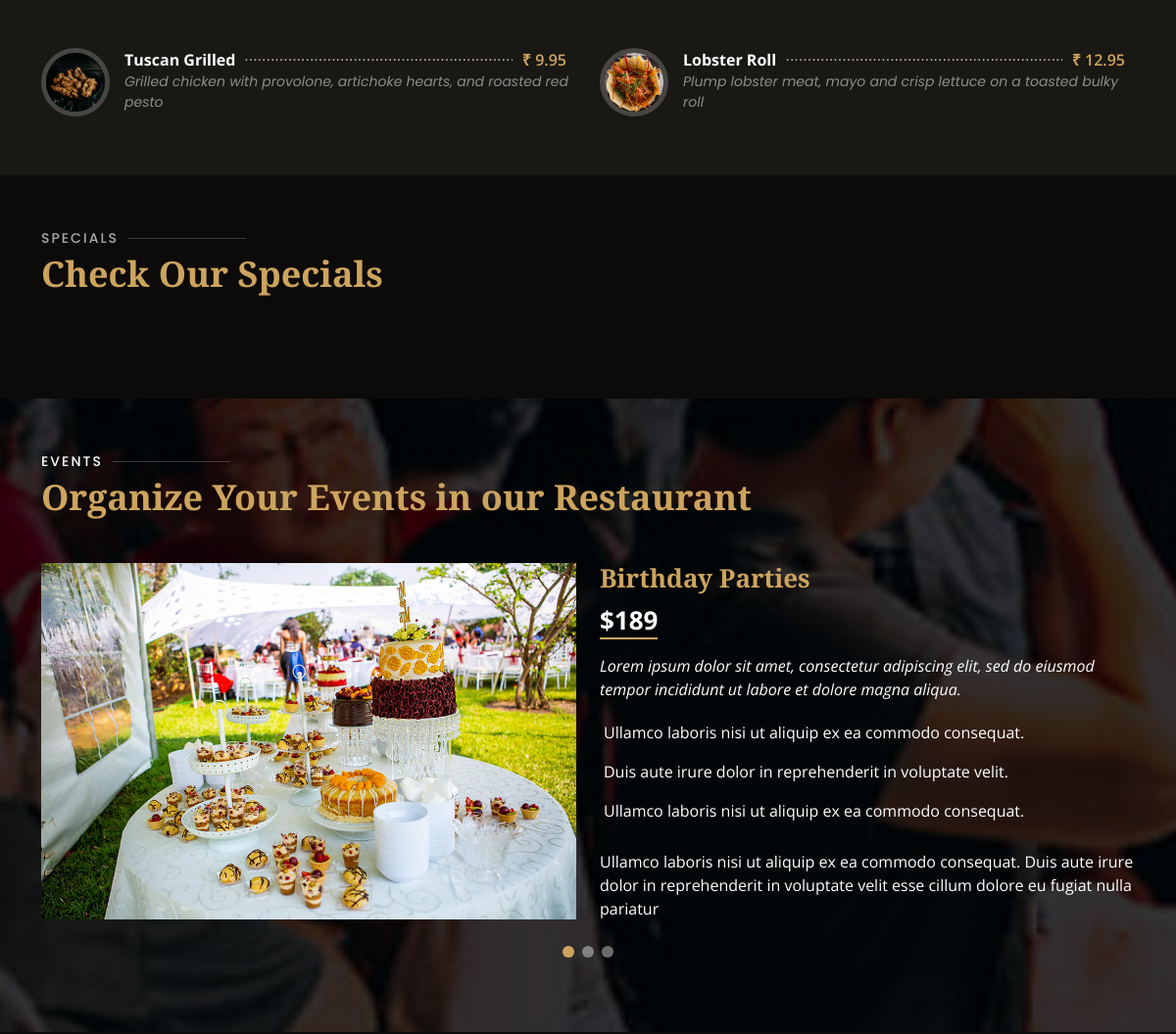
Before: / (middle part) with the older database file.
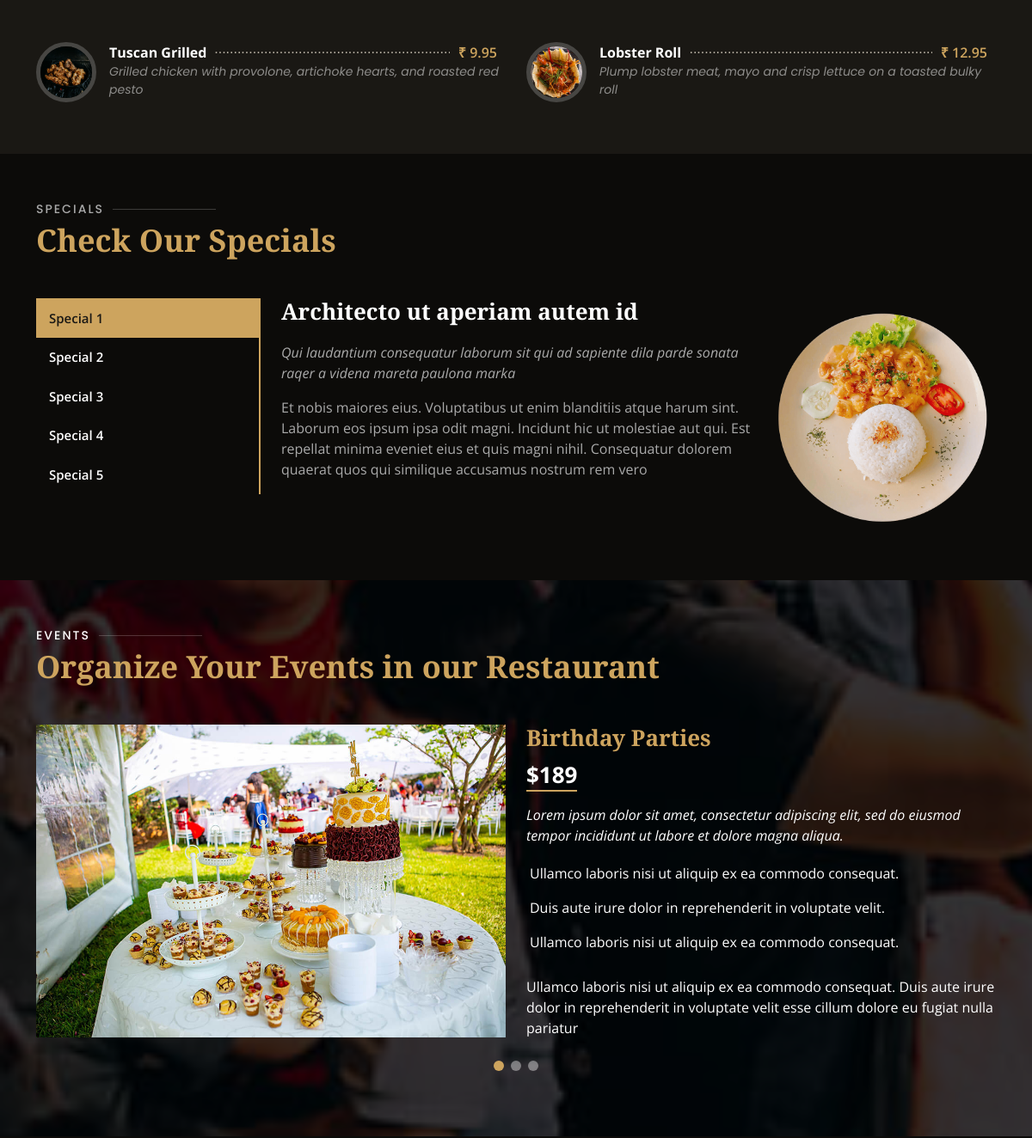
After: the same page with the newer database file.
### resoapp/models.py (models this page shows, shortened)
class Menu(models.Model):
    name=models.CharField(max_length=30)
    contents=models.CharField(max_length=100)
    price=models.FloatField()
    img=models.ImageField()
    order_state_list = [
        ('not_selected', 'Not Selected'),
        ('starters', 'Starters'),
        ('salads', 'Salads'),
        ('specialty', 'Specialty'),
        ]
    category=models.CharField(max_length=20,choices=order_state_list, default="not_selected")

class Special(models.Model):
    name=models.CharField(max_length=30)
    full_name=models.CharField(max_length=100)
    short_content=models.CharField(max_length=300)
    details=models.CharField(max_length=700)
    img=models.ImageField()

### resoapp/views.py (the view)
# urls.py: path('',views.index, name="index" ),
def index(request):
    menu=Menu.objects.all()
    specials=Special.objects.all()
    return render(request, "index.html",{"menu":menu,"specials":specials})

### templates/index.html (shortened to what this page needs)
{% load static %}
<!DOCTYPE html>
<html lang="en">
<head>
  <link href="{% static 'assets/vendor/animate.css/animate.min.css' %}" rel="stylesheet">
  <link href="{% static 'assets/vendor/aos/aos.css' %}" rel="stylesheet">
  <link href="{% static 'assets/vendor/bootstrap/css/bootstrap.min.css' %}" rel="stylesheet">
  <link href="{% static 'assets/vendor/bootstrap-icons/bootstrap-icons.css' %}" rel="stylesheet">
  <link href="{% static 'assets/vendor/boxicons/css/boxicons.min.css' %}" rel="stylesheet">
  <link href="{% static 'assets/vendor/glightbox/css/glightbox.min.css' %}" rel="stylesheet">
  <link href="{% static 'assets/vendor/swiper/swiper-bundle.min.css' %}" rel="stylesheet">
  <link href="{% static 'assets/css/style.css' %}" rel="stylesheet">
</head>
<body>
  <main id="main">
    <section id="menu" class="menu section-bg">
      <div class="container" data-aos="fade-up">
        <div class="row menu-container" data-aos="fade-up" data-aos-delay="200">
          {% for item in menu %}
          <div class="col-lg-6 menu-item filter-{{item.category}}">
            <img src="{{item.img.url}}" class="menu-img" alt="">
            <div class="menu-content">
              <a href="">{{item.name}}</a><span>₹ {{item.price}}</span>
            </div>
            <div class="menu-ingredients">
              {{item.contents}}
            </div>
          </div>
          {% endfor %}
        </div>
      </div>
    </section>
    <section id="specials" class="specials">
      <div class="container" data-aos="fade-up">
        <div class="section-title">
          <h2>Specials</h2>
          <p>Check Our Specials</p>
        </div>
        <div class="row" data-aos="fade-up" data-aos-delay="100">
          <div class="col-lg-3">
            <ul class="nav nav-tabs flex-column">
              {% for special in specials %}
              {% if forloop.first %}
              <li class="nav-item">
                <a class="nav-link active show" data-bs-toggle="tab" href="#tab-1">{{special.name}}</a>
              </li>
              {% else %}
              <li class="nav-item">
                <a class="nav-link" data-bs-toggle="tab" href="#tab-{{forloop.counter}}">{{special.name}}</a>
              </li>
              {% endif %}
              {% endfor %}
            </ul>
          </div>
          <div class="col-lg-9 mt-4 mt-lg-0">
            <div class="tab-content">
              {% for special in specials %}
              {% if forloop.first %}
              <div class="tab-pane active show" id="tab-1">
                <div class="row">
                  <div class="col-lg-8 details order-2 order-lg-1">
                    <h3>{{special.full_name}}</h3>
                    <p class="fst-italic">{{special.short_content}}</p>
                    <p>{{special.details}}</p>
                  </div>
                  <div class="col-lg-4 text-center order-1 order-lg-2">
                    <img src="{{special.img.url}}" alt="" class="img-fluid">
                  </div>
                </div>
              </div>
              {% endif %}
              {% endfor %}
            </div>
          </div>
        </div>
      </div>
    </section>
    <section id="events" class="events">
      <div class="container" data-aos="fade-up">
        <div class="section-title">
          <h2>Events</h2>
          <p>Organize Your Events in our Restaurant</p>
        </div>
        <div class="events-slider swiper-container" data-aos="fade-up" data-aos-delay="100">
          <div class="swiper-wrapper">
            <div class="swiper-slide">
              <div class="row event-item">
                <div class="col-lg-6">
                  <img src="{% static 'assets/img/event-birthday.jpg' %}" class="img-fluid" alt="">
                </div>
                <div class="col-lg-6 pt-4 pt-lg-0 content">
                  <h3>Birthday Parties</h3>
                  <div class="price">
                    <p><span>$189</span></p>
                  </div>
                  <p class="fst-italic">
                    Lorem ipsum dolor sit amet, consectetur adipiscing elit, sed do eiusmod tempor incididunt ut labore et dolore
                    magna aliqua.
                  </p>
                  <ul>
                    <li><i class="bi bi-check-circled"></i> Ullamco laboris nisi ut aliquip ex ea commodo consequat.</li>
                    <li><i class="bi bi-check-circled"></i> Duis aute irure dolor in reprehenderit in voluptate velit.</li>
                    <li><i class="bi bi-check-circled"></i> Ullamco laboris nisi ut aliquip ex ea commodo consequat.</li>
                  </ul>
                  <p>
                    Ullamco laboris nisi ut aliquip ex ea commodo consequat. Duis aute irure dolor in reprehenderit in voluptate
                    velit esse cillum dolore eu fugiat nulla pariatur
                  </p>
                </div>
              </div>
            </div>
            <div class="swiper-slide">
              <div class="row event-item">
                <div class="col-lg-6">
                </div>
              </div>
            </div>
            <div class="swiper-slide">
              <div class="row event-item">
                <div class="col-lg-6 pt-4 pt-lg-0 content">
                </div>
              </div>
            </div>
          </div>
          <div class="swiper-pagination"></div>
        </div>
      </div>
    </section>
  </main>
</body>
</html>

### static/assets/css/style.css (style rules this page uses)
body { font-family: "Open Sans", sans-serif; background: #0c0b09; color: #fff; }
a { color: #cda45e; text-decoration: none; }
h1, h2, h3, h4, h5, h6 { font-family: "Playfair Display", serif; }
section { padding: 60px 0; overflow: hidden; }
.section-bg { background-color: #1a1814; }
.section-title { padding-bottom: 40px; }
.section-title h2 { font-size: 14px; font-weight: 500; padding: 0; line-height: 1px; margin: 0 0 5px 0; letter-spacing: 2px; text-transform: uppercase; color: #aaaaaa; font-family: "Poppins", sans-serif; }
.section-title h2::after { content: ""; width: 120px; height: 1px; display: inline-block; background: rgba(255, 255, 255, 0.2); margin: 4px 10px; }
.section-title p { margin: 0; margin: 0; font-size: 36px; font-weight: 700; font-family: "Playfair Display", serif; color: #cda45e; }
.menu .menu-item { margin-top: 50px; }
.menu .menu-img { width: 70px; border-radius: 50%; float: left; border: 5px solid rgba(255, 255, 255, 0.2); }
.menu .menu-content { margin-left: 85px; overflow: hidden; display: flex; justify-content: space-between; position: relative; }
.menu .menu-content::after { content: "......................................................................" "...................................................................." "...................................................................."; position: absolute; left: 20px; right: 0; top: -4px; z-index: 1; color: #bab3a6; font-family: Arial, "Helvetica Neue", Helvetica, sans-serif; }
.menu .menu-content a { padding-right: 10px; background: #1a1814; position: relative; z-index: 3; font-weight: 700; color: white; transition: 0.3s; }
.menu .menu-content span { background: #1a1814; position: relative; z-index: 3; padding: 0 10px; font-weight: 600; color: #cda45e; }
.menu .menu-ingredients { margin-left: 85px; font-style: italic; font-size: 14px; font-family: "Poppins", sans-serif; color: rgba(255, 255, 255, 0.5); }
.specials { overflow: hidden; }
.specials .nav-tabs { border: 0; }
.specials .nav-link { border: 0; padding: 12px 15px; transition: 0.3s; color: #fff; border-radius: 0; border-right: 2px solid #cda45e; font-weight: 600; font-size: 15px; }
.specials .nav-link.active { color: #1a1814; background: #cda45e; border-color: #cda45e; }
.specials .tab-pane.active { -webkit-animation: fadeIn 0.5s ease-out; animation: fadeIn 0.5s ease-out; }
.specials .details h3 { font-size: 26px; font-weight: 600; margin-bottom: 20px; color: #fff; }
.specials .details p { color: #aaaaaa; }
.specials .details p:last-child { margin-bottom: 0; }
.events { background: url(../img/events-bg.jpg) center center no-repeat; background-size: cover; position: relative; }
.events::before { content: ''; background-color: rgba(0, 0, 0, 0.8); position: absolute; top: 0; right: 0; left: 0; bottom: 0; }
.events .section-title h2 { color: #fff; }
.events .container { position: relative; }
@media (min-width: 1024px) { .events { background-attachment: fixed; } }
.events .event-item { color: #fff; }
.events .event-item h3 { font-weight: 600; font-size: 26px; color: #cda45e; }
.events .event-item .price { font-size: 26px; font-family: "Open Sans", sans-serif; font-weight: 700; margin-bottom: 15px; }
.events .event-item .price span { border-bottom: 2px solid #cda45e; }
.events .event-item ul { list-style: none; padding: 0; }
.events .event-item ul li { padding-bottom: 10px; }
.events .event-item ul i { font-size: 20px; padding-right: 4px; color: #cda45e; }
.events .event-item p:last-child { margin-bottom: 0; }
.events .swiper-pagination { margin-top: 30px; position: relative; }

Changed rows visible on the page:
added Special: name "Special 1", full_name "Architecto ut aperiam autem id", short_content "Qui laudantium consequatur laborum sit qui ad sapiente dila parde sonata raqer a videna mareta paulona marka", details "Et nobis maiores eius. Voluptatibus ut enim blanditiis atque harum sint. Laborum eos ipsum ipsa odit magni. Incidunt hic ut molestiae aut qui. Est repellat minima eveniet eius et quis magni nihil. Consequatur dolorem quaerat quos qui similique accusamus nostrum rem vero", img (picture)
added Special: name "Special 2", shown under "SPECIALS"
added Special: name "Special 3", shown under "SPECIALS"
added Special: name "Special 4", shown under "SPECIALS"
added Special: name "Special 5", shown under "SPECIALS"
